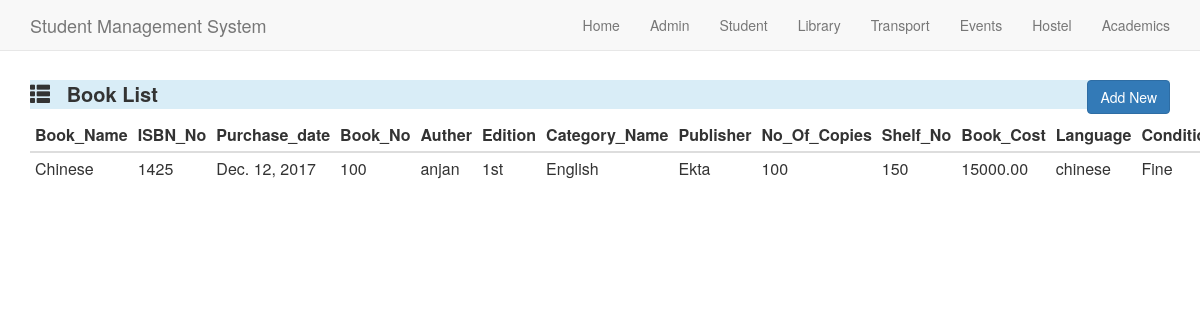
/book/, run on the app's committed database.
### Library/models.py (models this page shows, shortened)
class Books(models.Model):
    Condition_choices=(
    ('As-New','As-New'),
    ('Fine','Fine'),
    ('Good','Good'),
    ('Fair','Fair'),
    ('Poor','Poor'),
    ('Missing','Missing'),
    ('Lost','Lost'),
    )
    Book_Name=models.CharField(max_length=25)
    ISBN_No=models.DecimalField(max_digits=13,decimal_places=0)
    Purchase_date=models.DateField()
    Book_No=models.CharField(max_length=5)
    Auther=models.CharField(max_length=15)
    Edition=models.CharField(max_length=10)
    Category_Name=models.ForeignKey(Category,on_delete=models.CASCADE)
    Publisher=models.CharField(max_length=20)
    No_Of_Copies=models.DecimalField(max_digits=3,decimal_places=0)
    Shelf_No=models.DecimalField(max_digits=5,decimal_places=0)
    Book_Cost=models.DecimalField(max_digits=10,decimal_places=2)
    Language=models.CharField(max_length=15)
    Condition=models.CharField(max_length=8,choices=Condition_choices)

class Category(models.Model):
    Category_Name=models.CharField(max_length=15)
    Section_Code=models.DecimalField(max_digits=10,decimal_places=0)
    def __str__(self):
        return '%s'%(self.Category_Name)

### Library/views.py (the view)
# urls.py: url(r'^book/$',libview.getBook,name='Book'),
def getBook(request):
    query =Books.objects.all()
    book_list = []
    for q in query:
        temp_dict = {}
        temp_dict['Book_Name']= q.Book_Name
        temp_dict['ISBN_No']=q.ISBN_No
        temp_dict['Purchase_date']= q.Purchase_date
        temp_dict['Book_No']=q.Book_No
        temp_dict['Auther']= q.Auther
        temp_dict['Edition']=q.Edition
        temp_dict['Category_Name']= q.Category_Name
        temp_dict['Publisher']=q.Publisher
        temp_dict['No_Of_Copies']= q.No_Of_Copies
        temp_dict['Shelf_No']=q.Shelf_No
        temp_dict['Book_Cost']= q.Book_Cost
        temp_dict['Language']=q.Language
        temp_dict['Condition']= q.Condition
        book_list.append(temp_dict)
    context_dict = {'query':book_list}
    return render(request,'book.html',context_dict)

### Library/templates/book.html (shortened to what this page needs)
<html>
<head>
  <link rel="stylesheet" href="https://maxcdn.bootstrapcdn.com/bootstrap/3.3.7/css/bootstrap.min.css">
</head>
<body >
{% block content %}
  <nav class="navbar navbar-default navbar-fixed-top">
    <div class="container">
      <div class="navbar-header">
        <a class="navbar-brand" href="index.html">Student Management System</a>
      </div>
      <div class="collapse navbar-collapse" id="myNavbar">
        <ul class="nav navbar-nav navbar-right">
          <li><a href="/">Home</a></li>
          <li><a href="/admin">Admin</a></li>
          <li><a href="/student">Student</a></li>
          <li><a href="/library">Library</a></li>
          <li><a href="/transport">Transport</a></li>
          <li><a href="/events">Events</a></li>
          <li><a href="/hostel">Hostel</a></li>
          <li><a href="/academics">Academics</a></li>
        </ul>
      </div>
    </div>
  </nav>
 <br><br>
 <br>
 <br>
 <div class="container">
  <div class="row">
    <div class='col-md-12'>
      <p class="bg-info" style='font-size:20px;font-weight:bold;'>
        <span class="glyphicon glyphicon-th-list"></span>
        &nbsp;
        Book List
        <a href="/addbook" button type="button"  style="float: right" class="btn btn-primary">Add New</button></a>
      </p>
    </div>
  </div>
		<div class='row'>
		<div class='col-md-12'>
		<table class="table table-condensed">
			<thead>
		<tr>
			<th>Book_Name</th>
      <th>ISBN_No</th>
      <th>Purchase_date</th>
      <th>Book_No</th>
      <th>Auther</th>
      <th>Edition</th>
      <th>Category_Name</th>
      <th>Publisher</th>
      <th>No_Of_Copies</th>
      <th>Shelf_No</th>
      <th>Book_Cost</th>
      <th>Language</th>
      <th>Condition</th>
		</tr>
			</thead>
			<tbody>
			{% for q in query %}
		<tr>
			<td>{{q.Book_Name}}</td>
      <td>{{q.ISBN_No}}</td>
      <td>{{q.Purchase_date}}</td>
      <td>{{q.Book_No}}</td>
      <td>{{q.Auther}}</td>
      <td>{{q.Edition}}</td>
      <td>{{q.Category_Name}}</td>
      <td>{{q.Publisher}}</td>
      <td>{{q.No_Of_Copies}}</td>
      <td>{{q.Shelf_No}}</td>
      <td>{{q.Book_Cost}}</td>
      <td>{{q.Language}}</td>
      <td>{{q.Condition}}</td>
		</tr>
		{% endfor %}
	</tbody>
	</table>
		</div>
	</div>
</div>
{% endblock %}

### data on the page
Books: Book_Name "Chinese", ISBN_No "1425", Purchase_date "Dec. 12, 2017", Book_No "100", Auther "anjan", Edition "1st", Publisher "Ekta", No_Of_Copies "100", Shelf_No "150", Book_Cost "15000.00", Language "chinese", Condition "Fine"
Category: Category_Name "English"
